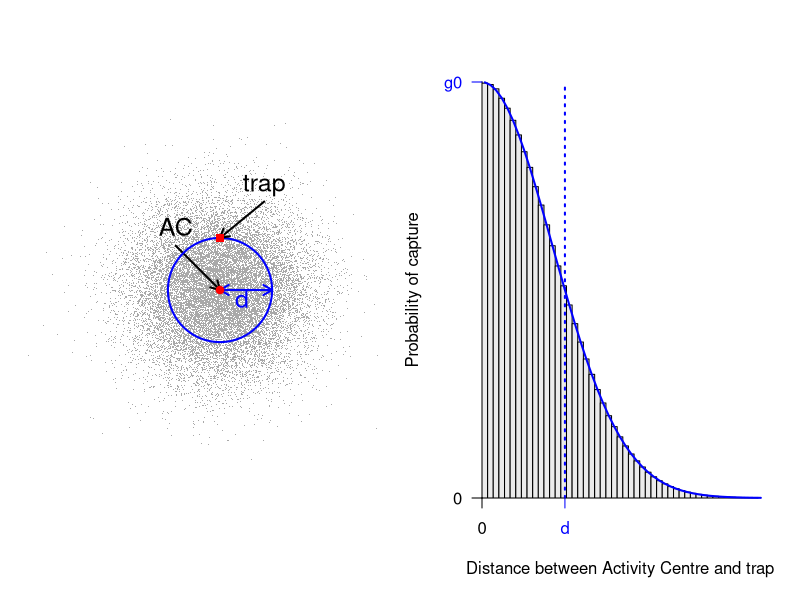
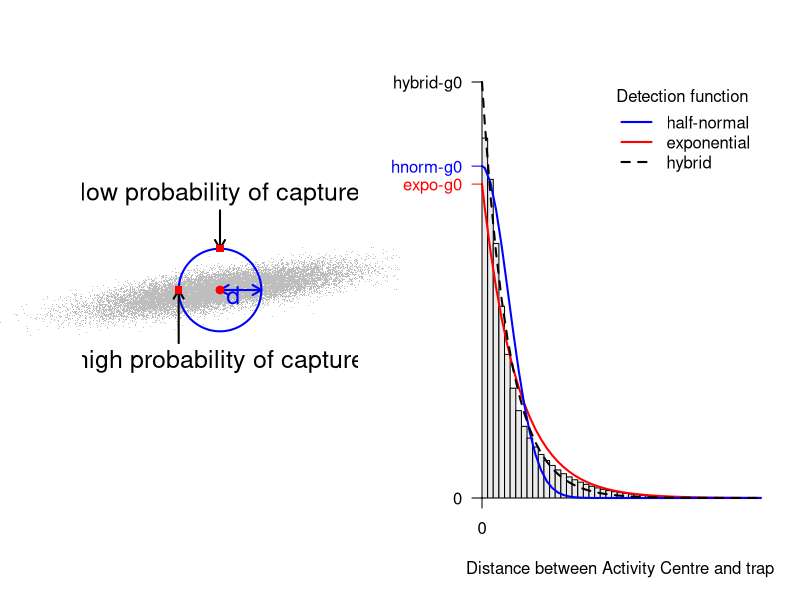
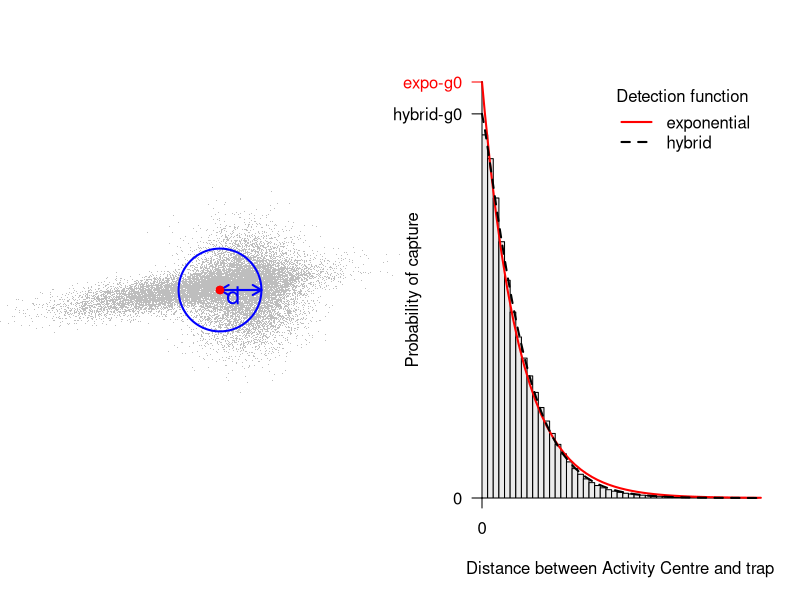
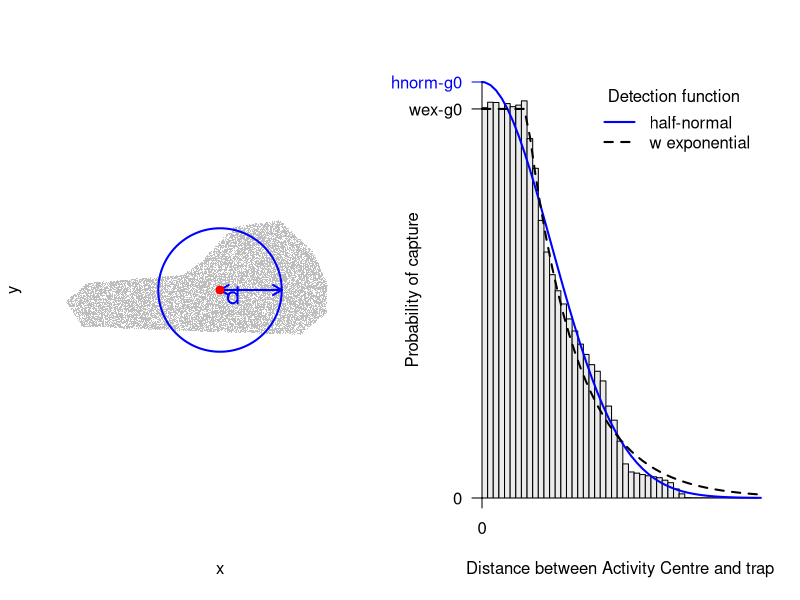
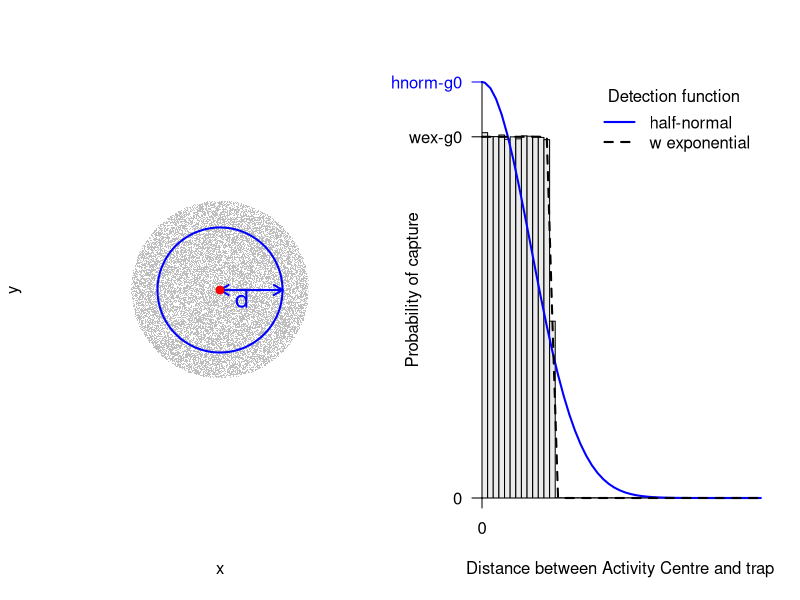

Source code (R) for these figures, in order:

# Script to produce plots for the blog page
# https://mmeredith.net/blog/2013/1308_Circular_home_ranges.htm

# Do we assume that home ranges are circular when we do SECR?

library(MASS)
library(spatstat)

# Define functions used later to fit curves to histograms
# =======================================================
# half-normal curve:
ssHnorm <- function(sig, x) {
  tmp <- dnorm(x, 0, sig)
  hnorm <- tmp / sum(tmp)
  sum((hnorm - dens)^2)
}

# exponential curve:
ssExp <- function(sig, x) {
  tmp <- dexp(x, sig)
  fitted <- tmp / sum(tmp)
  sum((fitted - dens)^2)
}

# Andy Royle's hybrid function:
# NB: scale > 0 and 1 <= shape <= 2 and x >= 0
# shape = 1 is exponential
# shape = 2 is Gaussian kernel
dhybrid <- function(x, shape, scale)
  exp(-(x/scale)^shape)

ssHybrid <- function(pars, x) {
  scale <- exp(pars[1]) # must be >1
  shape <- plogis(pars[2]) + 1  # must be 1<shape<2
  tmp <- dhybrid(x, shape, scale)
  fitted <- tmp / sum(tmp)
  sum((fitted - dens)^2)
}

# Murray calls this the "w exponential":
dwex <- function(x, w, scale)
  ifelse(x < w, 1, exp(-(x-w) / scale))

ssWex <- function(pars, x) {
  scale <- exp(pars[1]) # must be >1
  w <- exp(pars[2])
  tmp <- dwex(x, w, scale)
  fitted <- tmp / sum(tmp)
  sum((fitted - dens)^2)
}

# x and y vlaues to plot circles
angle <- seq(0, 2*pi, len=300)
xx <- sin(angle)
yy <- cos(angle)

# good size of plotting window
windows(9, 5)


# plot for circular, fuzzy home range
# (symmetrical bivariate normal)
# ===================================
Sigma <- matrix(c(1,0,0,1),2,2)   # symmetric bivariate normal
set.seed(123)
simdat <- mvrnorm(2e4, c(0,0), Sigma)
simdatP <- scale(simdat, scale=FALSE) # 2e4 enough for scatter plots
simdat <- mvrnorm(1e7, c(0,0), Sigma)
simdatH <- scale(simdat, scale=FALSE) # need more for histograms

dist <- sqrt(rowSums(simdatH^2))
med <- median(dist)
cutpoints <- seq(0, 4, length=51)
binWidth <- mean(diff(cutpoints))
midpoints <- (cutpoints[-1] + cutpoints[1:50]) / 2
counts <- hist(dist, c(cutpoints, max(dist)), plot=FALSE)$counts[1:50]
binArea <- pi*(cutpoints[-1]^2 - cutpoints[1:50]^2)
dens0 <- counts / binArea
dens <- dens0 / sum(dens0)

# fit a half-normal curve to the densities:
sigFit <- optimise(ssHnorm, c(0,1000), x=midpoints)$minimum
tmp <- dnorm(midpoints, 0, sigFit)
const <- sum(tmp)
hnorm <- tmp / const
g0 <- dnorm(0, 0, sigFit) / const

# plot it:
par(mfrow=1:2)
eqscplot(simdatP, pch='.', ylim=c(-3,3), xlim=c(-3,3), xpd=TRUE, xaxt='n', yaxt='n',
  col='darkgrey', bty='n')
arrows(-1,1,0,0,,length=0.1, lwd=2)
text(-1,1, "AC", pos=3, cex=1.5)
points(xx*med, yy*med, col='blue', type='l', lwd=2) 
arrows(0, 0, med, 0, length=0.1, code=3, lwd=2, col='blue')
text(0.5, -0.2, "d", cex=1.5, col='blue')
points(0, 0, pch=19, col='red')
arrows(1,2,0,med,,length=0.1, lwd=2)
text(1,2, "trap", pos=3, cex=1.5)
points(0, med, pch=15, col='red')

plot( cutpoints[1:50], dens, type='n', ylim=c(0, g0), xaxs='i', yaxs='i',
  xaxt='n', yaxt='n', bty='l', 
  xlab="Distance between Activity Centre and trap",
  ylab="Probability of capture", )
rect(cutpoints[1:50], 0, cutpoints[-1], dens, col='grey92')
points(midpoints, hnorm, type='l', col='blue', lwd=2, xpd=TRUE)
axis(1, 0, labels = 0,)
axis(2, 0, 0, las=1, xpd=TRUE)
axis(2, g0, 'g0', las=1, xpd=TRUE, col.axis='blue', col.ticks='blue')
abline(v=med, col='blue', lwd=2, lty=3)
axis(1, med, "d", col.axis='blue', col.ticks='blue')


# plot for elongated home range
# (asymmetric bivariate normal)
# =============================
Sigma <- matrix(c(5, 0.7, 0.7, 1/5),2,2) # asymmetric bivariate normal
set.seed(123)
simdat <- mvrnorm(2e4, c(0,0), Sigma)
simdatP <- scale(simdat, scale=FALSE) # for plots
simdat <- mvrnorm(1e7, c(0,0), Sigma)
simdatH <- scale(simdat, scale=FALSE) # for histograms

dist <- sqrt(rowSums(simdatH^2))
med <- median(dist)
cutpoints <- seq(0, 8, length=51)
binWidth <- mean(diff(cutpoints))
midpoints <- (cutpoints[-1] + cutpoints[1:50]) / 2
counts <- hist(dist, c(cutpoints, max(dist)), plot=FALSE)$counts[1:50]
binArea <- pi*(cutpoints[-1]^2 - cutpoints[1:50]^2)
dens0 <- counts / binArea
dens <- dens0 / sum(dens0)

# fit a half-normal curve to the densities:
sigFit <- optimise(ssHnorm, 
c(0,1000), x=midpoints)$minimum
tmp <- dnorm(midpoints, 0, sigFit)
const <- sum(tmp)
hnorm <- tmp / const
g0hn <- dnorm(0, 0, sigFit) / const

# fit an exponential curve to the densities:
rateFit <- optimise(ssExp, c(0,1), x=midpoints)$minimum
tmp <- dexp(midpoints, rateFit)
const <- sum(tmp)
exp <- tmp / const
g0e <- dexp(0, rateFit) / const

# fit a hybrid curve:
result <- nlm(ssHybrid, c(0,0), x=midpoints)
scale <- exp(result$estimate[1])
shape <- plogis(result$estimate[2]) + 1  # must be 1<shape<2
# tmp <- exp(- midpoints^shape / scale)
tmp <- dhybrid(midpoints, shape, scale)
const <- sum(tmp)
fitted <- tmp / const
g0h <- dhybrid(0, shape, scale) / const

ymax <- max(g0hn, g0e, g0h, dens)

# plot it:
par(mfrow=1:2)
eqscplot(simdatP, pch='.', ylim=c(-2,2), xlim=c(-5,5), xpd=TRUE, xaxt='n', yaxt='n',
  col='gray', bty='n')
points(0, 0, pch=19, col='red')

points(xx*med, yy*med, col='blue', type='l', lwd=2) 
arrows(0, 0, med, 0, length=0.1, code=3, lwd=2, col='blue')
text(0.5, -0.2, "d", cex=1.5, col='blue')
points(0, 0, pch=19, col='red')
arrows(0,3,0,med,,length=0.1, lwd=2)
text(0,3, "low probability of capture", pos=3, cex=1.5)
points(0, med, pch=15, col='red')
arrows(-med,-2,-med,0,,length=0.1, lwd=2)
text(0,-2, "high probability of capture", pos=1, cex=1.5)
points(-med, 0, pch=15, col='red')

plot( cutpoints[1:50], dens, type='n', ylim=c(0, ymax), xaxs='i', yaxs='i',
  xaxt='n', yaxt='n', bty='l', 
  xlab="Distance between Activity Centre and trap", ylab="")
rect(cutpoints[1:50], 0, cutpoints[-1], dens, col='grey92')
points(c(0, midpoints), c(g0e, exp), type='l', col='red', lwd=2, xpd=TRUE)
points(c(0, midpoints), c(g0hn, hnorm), type='l', col='blue', lwd=2, xpd=TRUE)
points(c(0, midpoints), c(g0h, fitted), type='l', lty=2, lwd=2, xpd=TRUE)
axis(1, 0, labels = 0,)
axis(2, 0, 0, las=1, xpd=TRUE)
axis(2, g0hn, 'hnorm-g0', las=1, xpd=TRUE, col.axis='blue', col.ticks='blue')
axis(2, g0e, 'expo-g0', las=1, xpd=TRUE, col.axis='red', col.ticks='red')
axis(2, g0h, 'hybrid-g0', las=1, xpd=TRUE)
legend('topright', c("half-normal", "exponential", "hybrid"), col=c('blue', 'red', 'black'),
  lty=c(1,1,2), lwd=2, title="Detection function", bty='n')


# plot for irregular home range
# (mixture of previous two)
# =============================
Sigma1 <- matrix(c(1,0,0,1),2,2)   # symmetric bivariate normal
Sigma2 <- matrix(c(5, 0.7, 0.7, 1/5),2,2) # assymmetric
set.seed(123)
simdat <- rbind(mvrnorm(1e4, c(2,0), Sigma1),
                mvrnorm(1e4, c(0,0), Sigma2))
simdatP <- scale(simdat, scale=FALSE)
simdat <- rbind(mvrnorm(5e6, c(2,0), Sigma1),
                mvrnorm(5e6, c(0,0), Sigma2))
simdatH <- scale(simdat, scale=FALSE)

dist <- sqrt(rowSums(simdatH^2))
med <- median(dist)
cutpoints <- seq(0, 8, length=51)
binWidth <- mean(diff(cutpoints))
midpoints <- (cutpoints[-1] + cutpoints[1:50]) / 2
counts <- hist(dist, c(cutpoints, max(dist)), plot=FALSE)$counts[1:50]
binArea <- pi*(cutpoints[-1]^2 - cutpoints[1:50]^2)
dens0 <- counts / binArea
dens <- dens0 / sum(dens0)

# fit an exponential curve to the densities:
rateFit <- optimise(ssExp, c(0,1), x=midpoints)$minimum
tmp <- dexp(midpoints, rateFit)
const <- sum(tmp)
exp <- tmp / const
g0e <- dexp(0, rateFit) / const
ymax <- max(g0e, dens)

# fit a hybrid curve:
result <- nlm(ssHybrid, c(0,0), x=midpoints)
scale <- exp(result$estimate[1])
shape <- plogis(result$estimate[2]) + 1  # must be 1<shape<2
tmp <- dhybrid(midpoints, shape, scale)
const <- sum(tmp)
fitted <- tmp / const
g0h <- dhybrid(0, shape, scale) / const

ymax <- max(g0e, g0h, dens)

# plot it:
par(mfrow=1:2)
eqscplot(simdatP, pch='.', ylim=c(-2,2), xlim=c(-5,5), xpd=TRUE, xaxt='n', yaxt='n',
  col='grey', bty='n')
points(0, 0, pch=19, col='red')

points(xx*med, yy*med, col='blue', type='l', lwd=2) 
arrows(0, 0, med, 0, length=0.1, code=3, lwd=2, col='blue')
text(0.5, -0.2, "d", cex=1.5, col='blue')
points(0, 0, pch=19, col='red')

plot( cutpoints[1:50], dens, type='n', ylim=c(0, ymax), xaxs='i', yaxs='i',
  xaxt='n', yaxt='n', bty='l', 
  xlab="Distance between Activity Centre and trap",
  ylab="Probability of capture", )
rect(cutpoints[1:50], 0, cutpoints[-1], dens, col='grey92')
points(c(0, midpoints), c(g0e, exp), type='l', col='red', lwd=2, xpd=TRUE)
points(c(0, midpoints), c(g0h, fitted), type='l', lty=2, lwd=2, xpd=TRUE)
axis(1, 0, labels = 0,)
axis(2, 0, 0, las=1, xpd=TRUE)
axis(2, g0e, 'expo-g0', las=1, xpd=TRUE, col.axis='red', col.ticks='red')
axis(2, g0h, 'hybrid-g0', las=1, xpd=TRUE)
legend('topright', c("exponential", "hybrid"), col=c('red', 'black'),
  lty=c(1,2), lwd=2, title="Detection function", bty='n')


# plot for hard-edged irregular home range
# ========================================
HR <- data.frame(
  x = c(-6.254, -5.475, -1.860, -1.144,  0.072,  1.817,  3.063,
         3.593,  3.562,  2.596, -1.300, -5.631),
  y = c(-0.315,  0.371,  0.682,  1.181,  2.490,  2.739,  1.555,
         0.371, -0.751, -1.561, -1.437, -1.250))
win <- owin(poly=HR[nrow(HR):1, ])
set.seed(2)
simdat <- as.data.frame(runifpoint(2e4, win))
simdatP <- scale(simdat, scale=FALSE)
simdat <- as.data.frame(runifpoint(1e6, win))
simdatH <- scale(simdat, scale=FALSE)

dist <- sqrt(rowSums(simdatH^2))
med <- median(dist)
cutpoints <- seq(0, 8, length=51)
binWidth <- mean(diff(cutpoints))
midpoints <- (cutpoints[-1] + cutpoints[1:50]) / 2
counts <- hist(dist, c(cutpoints, max(dist)), plot=FALSE)$counts[1:50]
binArea <- pi*(cutpoints[-1]^2 - cutpoints[1:50]^2)
dens0 <- counts / binArea
dens <- dens0 / sum(dens0)

# fit a half-normal curve to the densities:
sigFit <- optimise(ssHnorm, c(0,1000), x=midpoints)$minimum
tmp <- dnorm(midpoints, 0, sigFit)
const <- sum(tmp)
hnorm <- tmp / const
g0hn <- dnorm(0, 0, sigFit) / const

# fit a WEX curve:
result <- nlm(ssWex, c(0,0), x=midpoints)
scale <- exp(result$estimate[1])
w <- exp(result$estimate[2])
tmp <- dwex(midpoints, w, scale)
const <- sum(tmp)
fitted <- tmp / const
g0w <- dwex(0, w, scale) / const

ymax <- max(g0hn, g0w, dens)

# plot it:
par(mfrow=1:2)
eqscplot(simdatP, pch='.', ylim=c(-2,2), xlim=c(-5,5), xpd=TRUE, xaxt='n', yaxt='n',
  col='grey', bty='n')
points(0, 0, pch=19, col='red')

points(xx*med, yy*med, col='blue', type='l', lwd=2) 
arrows(0, 0, med, 0, length=0.1, code=3, lwd=2, col='blue')
text(0.5, -0.2, "d", cex=1.5, col='blue')
points(0, 0, pch=19, col='red')

plot( cutpoints[1:50], dens, type='n', ylim=c(0, ymax), xaxs='i', yaxs='i',
  xaxt='n', yaxt='n', bty='l', 
  xlab="Distance between Activity Centre and trap",
  ylab="Probability of capture", )
rect(cutpoints[1:50], 0, cutpoints[-1], dens, col='grey92')
points(c(0, midpoints), c(g0hn, hnorm), type='l', col='blue', lwd=2, xpd=TRUE)
points(c(0, midpoints), c(g0w, fitted), type='l', lty=2, lwd=2, xpd=TRUE)
axis(1, 0, labels = 0,)
axis(2, 0, 0, las=1, xpd=TRUE)
axis(2, g0hn, 'hnorm-g0', las=1, xpd=TRUE, col.axis='blue', col.ticks='blue')
axis(2, g0w, 'wex-g0', las=1, xpd=TRUE)
legend('topright', c("half-normal", "w exponential"), col=c('blue', 'black'),
  lty=c(1,2), lwd=2, title="Detection function", bty='n')


# plot for hard-edged circular home range
# =======================================
CHR <- data.frame(x = xx * 2, y = yy * 2)
win <- owin(poly = CHR[nrow(CHR):1, ])
set.seed(123)
simdat <- as.data.frame(runifpoint(2e4, win))
simdatP <- scale(simdat, scale=FALSE)
simdat <- as.data.frame(runifpoint(1e6, win))
simdatH <- scale(simdat, scale=FALSE)

dist <- sqrt(rowSums(simdatH^2))
med <- median(dist)
cutpoints <- seq(0, 8, length=51)
binWidth <- mean(diff(cutpoints))
midpoints <- (cutpoints[-1] + cutpoints[1:50]) / 2
counts <- hist(dist, c(cutpoints, max(dist)), plot=FALSE)$counts[1:50]
binArea <- pi*(cutpoints[-1]^2 - cutpoints[1:50]^2)
dens0 <- counts / binArea
dens <- dens0 / sum(dens0)

# fit a half-normal curve to the densities:
sigFit <- optimise(ssHnorm, c(0,1000), x=midpoints)$minimum
tmp <- dnorm(midpoints, 0, sigFit)
const <- sum(tmp)
hnorm <- tmp / const
g0hn <- dnorm(0, 0, sigFit) / const

# fit a WEX curve:
result <- nlm(ssWex, c(0,0), x=midpoints)
scale <- exp(result$estimate[1])
w <- exp(result$estimate[2])
tmp <- dwex(midpoints, w, scale)
const <- sum(tmp)
fitted <- tmp / const
g0w <- dwex(0, w, scale) / const

ymax <- max(g0hn, g0w, dens)

# plot it:
par(mfrow=1:2)
eqscplot(simdatP, pch='.', ylim=c(-3,3), xlim=c(-3,3), xpd=TRUE, xaxt='n', yaxt='n',
  col='grey', bty='n')
points(0, 0, pch=19, col='red')

points(xx*med, yy*med, col='blue', type='l', lwd=2) 
arrows(0, 0, med, 0, length=0.1, code=3, lwd=2, col='blue')
text(0.5, -0.2, "d", cex=1.5, col='blue')
points(0, 0, pch=19, col='red')

plot( cutpoints[1:50], dens, type='n', ylim=c(0, ymax), xaxs='i', yaxs='i',
  xaxt='n', yaxt='n', bty='l', 
  xlab="Distance between Activity Centre and trap",
  ylab="Probability of capture", )
rect(cutpoints[1:50], 0, cutpoints[-1], dens, col='grey92')
points(c(0, midpoints), c(g0hn, hnorm), type='l', col='blue', lwd=2, xpd=TRUE)
points(c(0, midpoints), c(g0w, fitted), type='l', lty=2, lwd=2, xpd=TRUE)
axis(1, 0, labels = 0,)
axis(2, 0, 0, las=1, xpd=TRUE)
axis(2, g0hn, 'hnorm-g0', las=1, xpd=TRUE, col.axis='blue', col.ticks='blue')
axis(2, g0w, 'wex-g0', las=1, xpd=TRUE)
legend('topright', c("half-normal", "w exponential"), col=c('blue', 'black'),
  lty=c(1,2), lwd=2, title="Detection function", bty='n')
